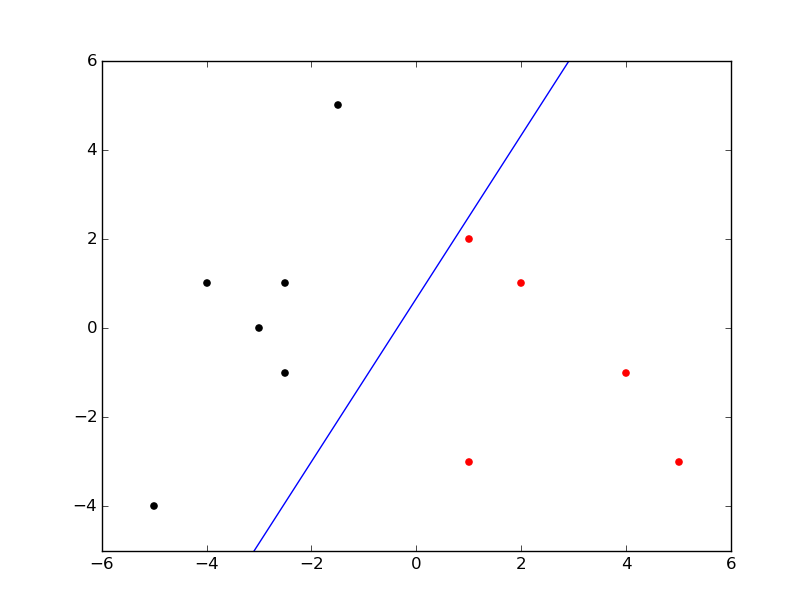

Python code for this plot:
#coding:utf8
from numpy import *
from matplotlib.pyplot import *
from matplotlib.animation import *
import sys

datapath="perceptrondata.txt"
data=genfromtxt(datapath,delimiter=' ');
#print min(data[1,:]),max(data[1,:])

#符号函数
def sign(v):
    if v>0:
        return 1;
    else:
        return -1;

def training(train_datas):

    weight=[1,1]
    bias=0;
    learning_rate=0.05
    wb=[];
#    train_num=int(raw_input("train num: "))
#    print train_datas
    train_num=10000
    for i in range(train_num):
        m,n=shape(train_datas);
        index=random.randint(0,m)
#        index=i%shape(train_datas)[0]
        train=train_datas[index,:];
#        train=random.choice(train_datas);
#        print train
        x1,x2,y=train;
#        print index,weight[0],weight[1],bias,": ",weight[0]*x1+weight[1]*x2+bias
#        print " "
        predict=sign(weight[0]*x1+weight[1]*x2+bias)

        if y*predict>=0:
            weight[0]=weight[0]-y*learning_rate*x1;
            weight[1]=weight[1]-y*learning_rate*x2;
            bias=bias+learning_rate*y;
            wb+=[[weight[0],weight[1],bias]];
#        print x1,x2,":",y,y*predict
#        print " "
    return weight,bias,array(wb);

fig=figure();
window=fig.add_subplot(111)
window.axis([min(data[:,0])-1,max(data[:,0])+1,min(data[:,1])-1,max(data[:,1])+1])
def test(data):
    weight,bias=training(data);
    while True:
        test_data=[];
        data=raw_input("Enter data test (x1,x2):");
        if data=='1':break;
        test_data+=[int(n) for n in data.split(',')]
        predict=sign(weight[0]*test_data[0]+weight[1]*test_data[1]+bias);
#        print predict
#

def picture(weight,bias):
    m,n=shape(data);
    for i in range(m):
        if data[i,2]>0:
            window.scatter(data[i,0],data[i,1],color='red');
        else:
            window.scatter(data[i,0],data[i,1],color='black');
#    x=linspace(min(data[:,0]),max(data[:,1]),1000);
#    window.plot(x,weight[0]/weight[1]*x-bias/weight[1])
#    show()
weight,bias,wb=training(data)
#print shape(wb)
print wb
picture(weight,bias)
x=linspace(min(data[:,0]),max(data[:,0]),1000);
#print x
#x=list(x)
#print 'x',x
m_wb,n_wb=shape(wb);
y=[]
for i in range(m_wb):
    if wb[i,1]==0:
#        y.append()
        continue
    y.append(-x*wb[i,0]/wb[i,1]-wb[i,2]/wb[i,1])

print "start"
#print y
y=array(y)

if shape(y)[0]==0:
    kase=5
    mid=1/2.0*(max(data[0:5,0])+min(data[kase:shape(data)[0],0]))
#    print min(data[1,:]),max(data[1,:])
    plot([mid,mid],[min(data[:,1]),max(data[:,1])])
    show()
else:
    p=min(data[:,0])
    q=max(data[:,0])
#    line,=window.plot(x,y[0,:])
    def update(data):
        line.set_xdata(linspace(p,q,1000));
        line.set_ydata(data);
        return line
#    ani = FuncAnimation(fig, update, y, interval=200)

    plot(x,y[shape(y)[0]-1,:])
    show()
